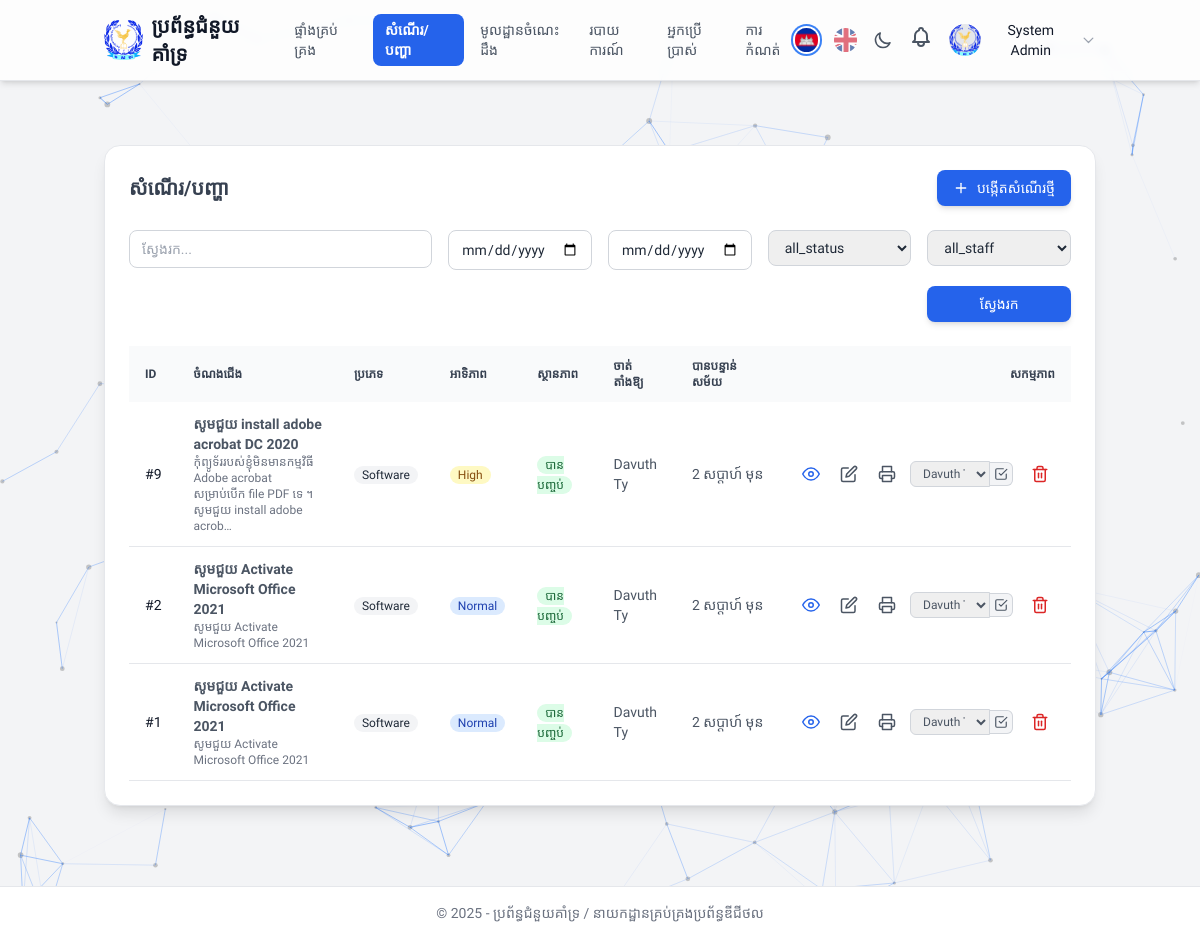
/public/tickets.php (signed in), run on the app's committed database.
### tables this page shows
CREATE TABLE IF NOT EXISTS `settings` (
  `key` varchar(100) NOT NULL,
  `value` text,
  PRIMARY KEY (`key`)
);

CREATE TABLE IF NOT EXISTS `tickets` (
  `id` int NOT NULL AUTO_INCREMENT,
  `user_id` int NOT NULL,
  `title` varchar(255) NOT NULL,
  `type` varchar(100) NOT NULL DEFAULT 'General',
  `priority` varchar(50) NOT NULL DEFAULT 'Normal',
  `description` text,
  `solution` text,
  `status` enum('received','in_progress','completed','rejected') NOT NULL DEFAULT 'received',
  `assigned_to` int DEFAULT NULL,
  `created_at` datetime NOT NULL DEFAULT CURRENT_TIMESTAMP,
  `updated_at` datetime NOT NULL DEFAULT CURRENT_TIMESTAMP ON UPDATE CURRENT_TIMESTAMP,
  `sla_due_at` datetime DEFAULT NULL,
  `escalation_level` tinyint NOT NULL DEFAULT '0',
  `last_escalated_at` datetime DEFAULT NULL,
  PRIMARY KEY (`id`),
  KEY `user_id` (`user_id`),
  KEY `assigned_to` (`assigned_to`),
  KEY `status` (`status`),
  CONSTRAINT `tickets_ibfk_1` FOREIGN KEY (`user_id`) REFERENCES `users` (`id`) ON DELETE CASCADE
);

CREATE TABLE IF NOT EXISTS `users` (
  `id` int NOT NULL AUTO_INCREMENT,
  `name` varchar(100) NOT NULL,
  `email` varchar(150) NOT NULL,
  `phone` varchar(30) DEFAULT NULL,
  `avatar` varchar(255) DEFAULT NULL,
  `role` enum('user','technical','coordinator','admin') NOT NULL DEFAULT 'user',
  `password_hash` varchar(255) NOT NULL,
  `google2fa_secret` text,
  `two_fa_enabled` tinyint(1) NOT NULL DEFAULT '0',
  `reset_token` varchar(64) DEFAULT NULL,
  `reset_expires` datetime DEFAULT NULL,
  `created_at` datetime NOT NULL DEFAULT CURRENT_TIMESTAMP,
  PRIMARY KEY (`id`),
  UNIQUE KEY `email` (`email`),
  KEY `idx_reset_token` (`reset_token`)
);

### public/tickets.php (the view, shortened to what the rows shown need)
<?php
require_once __DIR__ . '/../config.php';
require_once __DIR__ . '/../includes/functions.php';
require_once __DIR__ . '/../includes/auth.php';
$u=current_user();
$isAdminOrCoord=is_role('coordinator') || is_role('admin');
$where="1=1";
$page = isset($_GET['page']) ? (int)$_GET['page'] : 1;
$limit = 20;
$offset = ($page - 1) * $limit;
$sql="SELECT t.*, u.name AS user_name, a.name AS assignee_name
      FROM tickets t
      LEFT JOIN users u ON u.id=t.user_id
      LEFT JOIN users a ON a.id=t.assigned_to
      WHERE $where
      ORDER BY t.updated_at DESC
      LIMIT ? OFFSET ?";
$stmt=$pdo->prepare($sql);
$tickets = [];
try {
    $param_index = 1;
    $stmt->bindValue($param_index, (int)$limit, PDO::PARAM_INT);
    $param_index++;
    $stmt->bindValue($param_index, (int)$offset, PDO::PARAM_INT);
    $stmt->execute();
    $tickets=$stmt->fetchAll(PDO::FETCH_ASSOC);
} catch (PDOException $e) {
     error_log("Error executing ticket query: " . $e->getMessage());
}
$staffList=$pdo->query("SELECT id,name FROM users ORDER BY name")->fetchAll(PDO::FETCH_ASSOC);
$techs=[];
if($isAdminOrCoord){
    $techs=$pdo->query("SELECT id,name FROM users WHERE role IN ('technical','coordinator','admin') ORDER BY name")->fetchAll(PDO::FETCH_ASSOC);
}
$lang = current_lang();
$appName = $lang === 'km' ? $config['app']['name_km'] : $config['app']['name_en'];
?>
<!DOCTYPE html>
<html lang="<?= e($lang) ?>">
<head>
    <script src="https://cdn.tailwindcss.com"></script>
</head>
<body class="bg-gray-100 text-gray-800 dark:bg-slate-900 dark:text-gray-300 transition-colors duration-300">
    <div class="flex flex-col min-h-screen">
        <header class="sticky top-0 z-50 bg-white/80 dark:bg-slate-800/80 backdrop-blur-sm shadow-md dark:shadow-lg border-b border-gray-200 dark:border-transparent">
             <nav class="container mx-auto px-4 py-3 flex justify-between items-center">
                 <div class="flex items-center gap-6">
                    <a href="<?= base_url('dashboard.php') ?>" class="flex items-center gap-2">
                         <img src="<?= base_url(get_setting('site_logo', 'assets/img/logo_128x128.png')) ?>" alt="Logo" class="h-10 w-auto">
                        <span class="text-xl font-bold text-gray-900 dark:text-white hidden sm:block"><?= e($appName) ?></span>
                    </a>
                </div>
            </nav>
        </header>
        <main class="flex-grow container mx-auto px-4 py-8 mt-8">
            <div class="bg-white dark:bg-slate-800/80 backdrop-blur-sm p-6 rounded-2xl shadow-lg border border-gray-200 dark:border-slate-700/50">
                <div class="overflow-x-auto table-responsive">
                    <table class="w-full text-sm text-left text-gray-600 dark:text-gray-400">
                        <thead class="text-xs text-gray-700 uppercase bg-gray-50 dark:bg-slate-700 dark:text-gray-300">
                            <tr>
                                <th scope="col" class="px-4 py-3">ID</th>
                                <th scope="col" class="px-4 py-3"><?= __t('title') ?></th>
                                <th scope="col" class="px-4 py-3"><?= __t('type') ?></th>
                                <th scope="col" class="px-4 py-3"><?= __t('priority') ?></th>
                                <th scope="col" class="px-4 py-3"><?= __t('status') ?></th>
                                <th scope="col" class="px-4 py-3"><?= __t('assigned_to') ?></th>
                                <th scope="col" class="px-4 py-3"><?= __t('updated_at') ?></th>
                                <th scope="col" class="px-4 py-3 text-right"><?= __t('actions') ?></th>
                            </tr>
                        </thead>
                        <tbody>
                            <?php foreach($tickets as $t):
                                $statusCls = match($t['status']) { 'received' => 'bg-blue-100 text-blue-800 dark:bg-blue-900 dark:text-blue-300', 'in_progress' => 'bg-yellow-100 text-yellow-800 dark:bg-yellow-900 dark:text-yellow-300', 'completed' => 'bg-green-100 text-green-800 dark:bg-green-900 dark:text-green-300', 'rejected' => 'bg-red-100 text-red-800 dark:bg-red-900 dark:text-red-300', default => 'bg-gray-100 text-gray-800 dark:bg-gray-700 dark:text-gray-300' };
                                $priorityCls = match($t['priority']) { 'Low' => 'bg-gray-100 text-gray-800 dark:bg-gray-700 dark:text-gray-300', 'Normal' => 'bg-blue-100 text-blue-800 dark:bg-blue-900 dark:text-blue-300', 'High' => 'bg-yellow-100 text-yellow-800 dark:bg-yellow-900 dark:text-yellow-300', 'Urgent' => 'bg-red-100 text-red-800 dark:bg-red-900 dark:text-red-300', default => 'bg-gray-100 text-gray-800 dark:bg-gray-700 dark:text-gray-300' };
                                $canEditRow = false;
                                if ($isAdminOrCoord) {
                                    $canEditRow = true;
                                } elseif ($u['id'] == $t['user_id'] && !in_array($t['status'], ['completed', 'rejected'])) {
                                    $canEditRow = true;
                                }
                            ?>
                            <tr class="bg-white dark:bg-slate-800 border-b dark:border-slate-700 hover:bg-gray-50 dark:hover:bg-slate-700">
                                <td data-label="ID" class="px-4 py-3 font-medium text-gray-900 dark:text-white">#<?= (int)$t['id'] ?></td>
                                <td data-label="<?= __t('title') ?>" class="px-4 py-3"><span class="font-semibold"><?= e($t['title']) ?></span><div class="text-xs text-gray-500 dark:text-gray-400"><?= e(mb_strimwidth($t['description'],0,100,'…','UTF-8')) ?></div></td>
                                <td data-label="<?= __t('type') ?>" class="px-4 py-3"><span class="px-2 py-0.5 text-xs font-medium rounded-full bg-gray-100 text-gray-800 dark:bg-gray-700 dark:text-gray-300"><?= e($t['type']) ?></span></td>
                                <td data-label="<?= __t('priority') ?>" class="px-4 py-3"><span class="px-2 py-0.5 text-xs font-medium rounded-full <?= $priorityCls ?>"><?= e($t['priority']) ?></span></td>
                                <td data-label="<?= __t('status') ?>" class="px-4 py-3"><span class="px-2 py-0.5 text-xs font-medium rounded-full <?= $statusCls ?>"><?= e(__t($t['status'])) ?></span></td>
                                <td data-label="<?= __t('assigned_to') ?>" class="px-4 py-3"><?= e($t['assignee_name'] ?: '-') ?></td>
                                <td data-label="<?= __t('updated_at') ?>" class="px-4 py-3 whitespace-nowrap"><?= function_exists('time_ago') ? time_ago($t['updated_at']) : e($t['updated_at']) ?></td>
                                <td data-label="<?= __t('actions') ?>" class="px-4 py-3 text-right">
                                    <div class="flex items-center justify-end gap-2">
                                        <a class="text-blue-600 dark:text-blue-400 hover:bg-blue-100 dark:hover:bg-blue-900/30 p-1.5 rounded transition-colors" href="ticket_view.php?id=<?= (int)$t['id'] ?>" title="<?= __t('view') ?>">
                                            <svg xmlns="http://www.w3.org/2000/svg" width="18" height="18" viewBox="0 0 24 24" fill="none" stroke="currentColor" stroke-width="2" stroke-linecap="round" stroke-linejoin="round"><path d="M1 12s4-8 11-8 11 8 11 8-4 8-11 8-11-8-11-8z"></path><circle cx="12" cy="12" r="3"></circle></svg>
                                        </a>
                                        <?php if($canEditRow): ?>
                                        <a class="text-gray-600 dark:text-gray-400 hover:bg-gray-100 dark:hover:bg-slate-600 p-1.5 rounded transition-colors" href="ticket_edit.php?id=<?= (int)$t['id'] ?>" title="<?= __t('edit') ?>">
                                        </a>
                                        <?php endif; ?>
                                        <?php if (strtolower($t['status']) === 'completed'): ?>
                                        <a class="text-gray-600 dark:text-gray-400 hover:bg-gray-100 dark:hover:bg-slate-600 p-1.5 rounded transition-colors" href="print_ticket.php?id=<?= (int)$t['id'] ?>" target="_blank" title="<?= __t('print') ?>">
                                        </a>
                                        <?php endif; ?>
                                        <?php if($isAdminOrCoord): ?>
                                            <form method="post" action="api/ticket_assign.php" class="flex items-center" title="<?= __t('assign') ?>">
                                                <select class="px-2 py-1 text-xs border border-gray-300 rounded-l-md dark:bg-slate-700 dark:border-slate-600 focus:outline-none focus:ring-1 focus:ring-blue-500 dark:text-gray-200 w-20" name="assigned_to">
                                                    <?php foreach($techs as $tech): ?>
                                                    <option value="<?= (int)$tech['id'] ?>" <?= $t['assigned_to'] == $tech['id'] ? 'selected' : '' ?>><?= e($tech['name']) ?></option>
                                                    <?php endforeach; ?>
                                                </select>
                                                <button class="bg-gray-100 dark:bg-slate-700 border border-l-0 border-gray-300 dark:border-slate-600 rounded-r-md p-1 hover:bg-gray-200 dark:hover:bg-slate-600"><svg xmlns="http://www.w3.org/2000/svg" width="14" height="14" viewBox="0 0 24 24" fill="none" stroke="currentColor" stroke-width="2" stroke-linecap="round" stroke-linejoin="round"><polyline points="9 11 12 14 22 4"></polyline><path d="M21 12v7a2 2 0 0 1-2 2H5a2 2 0 0 1-2-2V5a2 2 0 0 1 2-2h11"></path></svg></button>
                                            </form>
                                            <form method="post" action="api/ticket_delete.php" onsubmit="return confirm('<?= __t('are_you_sure_delete') ?>');">
                                                <button type="submit" class="text-red-600 dark:text-red-400 hover:bg-red-50 dark:hover:bg-red-900/30 p-1.5 rounded transition-colors ml-1" title="<?= __t('delete') ?>">
                                                </button>
                                            </form>
                                        <?php endif; ?>
                                    </div>
                                </td>
                            </tr>
                            <?php endforeach; ?>
                        </tbody>
                    </table>
                </div>
            </div>
        </main>
    </div>
</body>
</html>

### data on the page
settings: value (picture)
tickets: id "9", title "សូមជួយ install adobe acrobat DC 2020", description "កុំព្យូទ័ររបស់ខ្ញុំមិនមានកម្មវិធី Adobe acrobat សម្រាប់បើក file PDF ទេ ។ សូមជួយ install adobe acrob…", type "Software", priority "High", status "បានបញ្ចប់", users.name "Davuth Ty", updated_at "2 សប្តាហ៍ មុន", assigned_to "Davuth Ty"
tickets: id "2", title "សូមជួយ Activate Microsoft Office 2021", description "សូមជួយ Activate Microsoft Office 2021", type "Software", priority "Normal", status "បានបញ្ចប់", users.name "Davuth Ty", updated_at "2 សប្តាហ៍ មុន", assigned_to "Davuth Ty"
tickets: id "1", title "សូមជួយ Activate Microsoft Office 2021", description "សូមជួយ Activate Microsoft Office 2021", type "Software", priority "Normal", status "បានបញ្ចប់", users.name "Davuth Ty", updated_at "2 សប្តាហ៍ មុន", assigned_to "Davuth Ty"

### other printed values
$appName "ប្រព័ន្ធជំនួយគាំទ្រ"
__t('dashboard') "ផ្ទាំងគ្រប់គ្រង"
__t('tickets') "សំណើរ/បញ្ហា"
__t('knowledge_base') "មូលដ្ឋានចំណេះដឹង"
__t('reports') "របាយការណ៍"
__t('users') "អ្នកប្រើប្រាស់"
__t('settings') "ការកំណត់"
$currentUser['name'] "System Admin"
__t('new_ticket') "បង្កើតសំណើរថ្មី"
__t('search') "ស្វែងរក"
__t('title') "ចំណងជើង"
__t('type') "ប្រភេទ"
__t('priority') "អាទិភាព"
__t('status') "ស្ថានភាព"
__t('assigned_to') "ចាត់តាំងឱ្យ"
